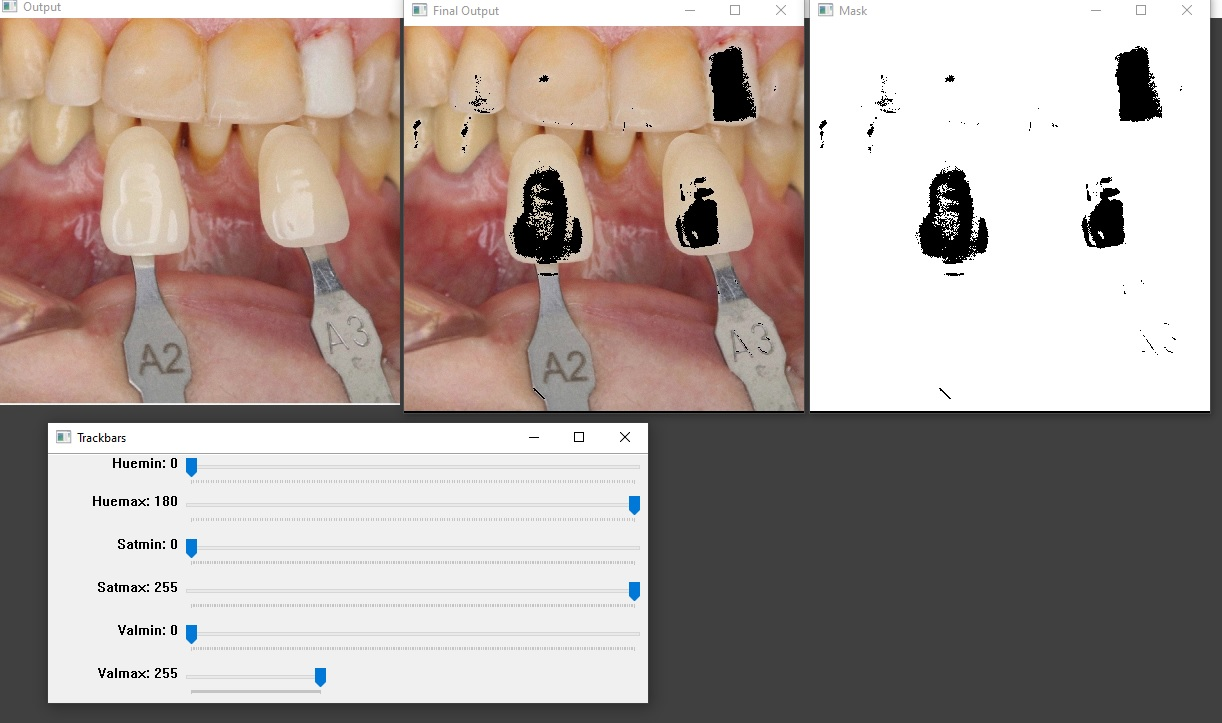
#> input picture IMG_20220209_132109_033.jpg, 1222 x 723 px; its folder holds only this picture in this run
$ python DCD.py
#> lines starting #> are read from the running program, lines starting #| are printed output that depends on the picture; after the words box and inside, x2 and y2 are one past the last pixel; in counts of white or black regions, pixels touching at a corner belong together
import cv2

import numpy as np

from tkinter import *

from tkinter import filedialog

root = Tk()

root.filename = filedialog.askopenfilename(title= 'Choose your image',filetypes=(('jpeg files','*.jpg'),('all files','*.*')))
#> the answer given: IMG_20220209_132109_033.jpg
#> further down, imag is the input picture: shape (723, 1222, 3); mean B, G, R 152.1, 157.9, 171.4

def nothing(x):

    pass

def ResizeWithAspectRatio(image,width=None, height=None, inter=cv2.INTER_AREA):

#> called with width = 550, inter = 3
    dim=None

    (h,w)= image.shape[:2]
#> h = 723; w = 1222

    if width is None and height is None:

        return image

    if width is None:

        r= height/float(h)

        dim=(int(w*r),height)

    else :

        r = width/float(w)
#> r = 0.45

        dim=(width,int(h*r))
#> dim = (550, 325)

    return cv2.resize(image,dim,interpolation=inter)

cv2.namedWindow("Trackbars")

cv2.resizeWindow('Trackbars',600,250)

cv2.createTrackbar('Huemin','Trackbars',0,180,nothing)

cv2.createTrackbar('Huemax','Trackbars',180,180,nothing)

cv2.createTrackbar('Satmin','Trackbars',0,255,nothing)

cv2.createTrackbar('Satmax','Trackbars',255,255,nothing)

cv2.createTrackbar('Valmin','Trackbars',0,255,nothing)

cv2.createTrackbar('Valmax','Trackbars',255,255,nothing)

while True:

    imag = cv2.imread(root.filename)

    image=ResizeWithAspectRatio(imag,width=550)

    hmin=cv2.getTrackbarPos('Huemin','Trackbars')

    hmax = cv2.getTrackbarPos('Huemax', 'Trackbars')

    smin = cv2.getTrackbarPos('Satmin', 'Trackbars')

    smax = cv2.getTrackbarPos('Satmax', 'Trackbars')

    vmin = cv2.getTrackbarPos('Valmin', 'Trackbars')

    vmax = cv2.getTrackbarPos('Valmax', 'Trackbars')

    print(hmin,hmax,smin,smax,vmin,vmax)

    lower=np.array([hmin,smin,vmin])

    upper = np.array([hmax,smax,vmax])

    mask = cv2.inRange(image,lower,upper)
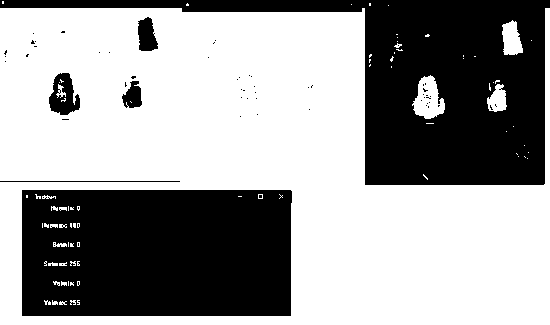
#> mask: shape (325, 550); 60.7% white; 63 black regions (57 under 20 px), largest, box (x1, y1, x2, y2) and area: (0, 0, 550, 185) 34968, (22, 190, 292, 316) 33286, (49, 73, 80, 115) 813, (138, 17, 158, 51) 507, (122, 81, 142, 108) 364, (0, 181, 180, 182) 180

    final_result = cv2.bitwise_and(image,image,mask=mask)
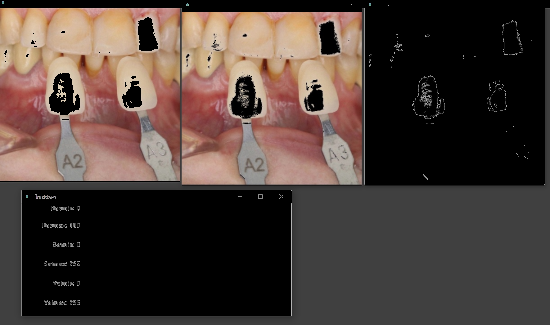
#> final_result: shape (325, 550, 3); mean B, G, R 56, 61.7, 75.2

    cv2.imshow("Final Output",final_result)

    cv2.imshow("Mask",mask)

    cv2.imshow('Output',image)

    cv2.waitKey(1)

$ run again, on IMG_20220209_132110_948.jpg
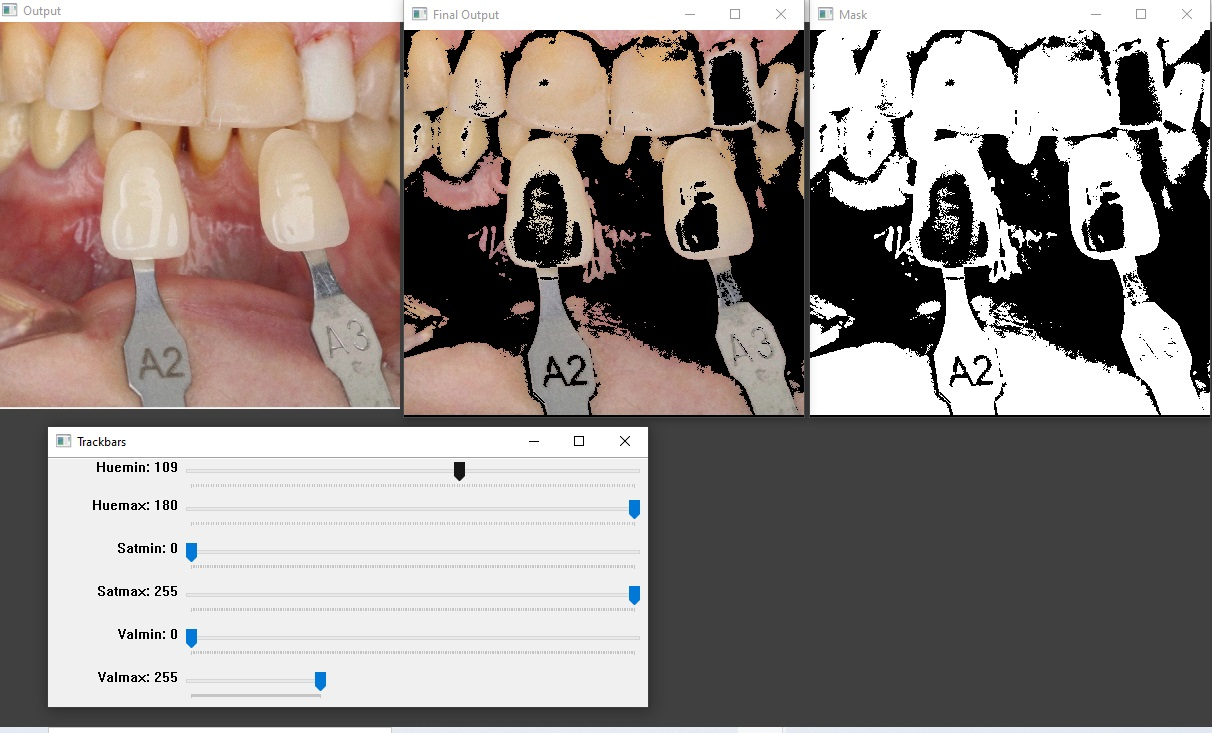
#> input picture IMG_20220209_132110_948.jpg, 1212 x 733 px
#> imag is the input picture: shape (733, 1212, 3); mean B, G, R 133, 137.8, 147.5
#> `mask = cv2.inRange(image,lower,upper)`:
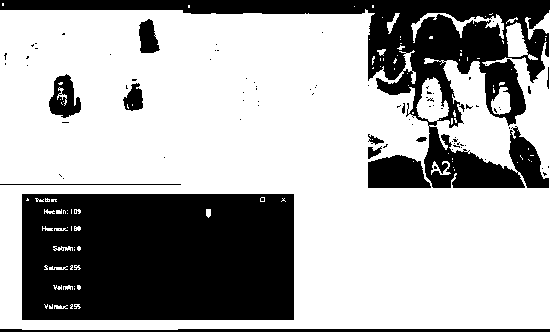
#> mask: shape (332, 550); 66.4% white; 91 black regions (78 under 20 px), largest, box (x1, y1, x2, y2) and area: (22, 194, 294, 320) 33601, (0, 0, 550, 188) 22096, (368, 155, 431, 188) 1672
#> `final_result = cv2.bitwise_and(image,image,mask=mask)`:
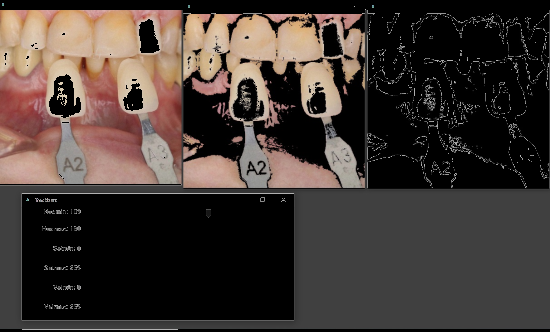
#> final_result: shape (332, 550, 3); mean B, G, R 51.8, 56.6, 66.3

$ run again, on IMG_20220209_132112_095.jpg
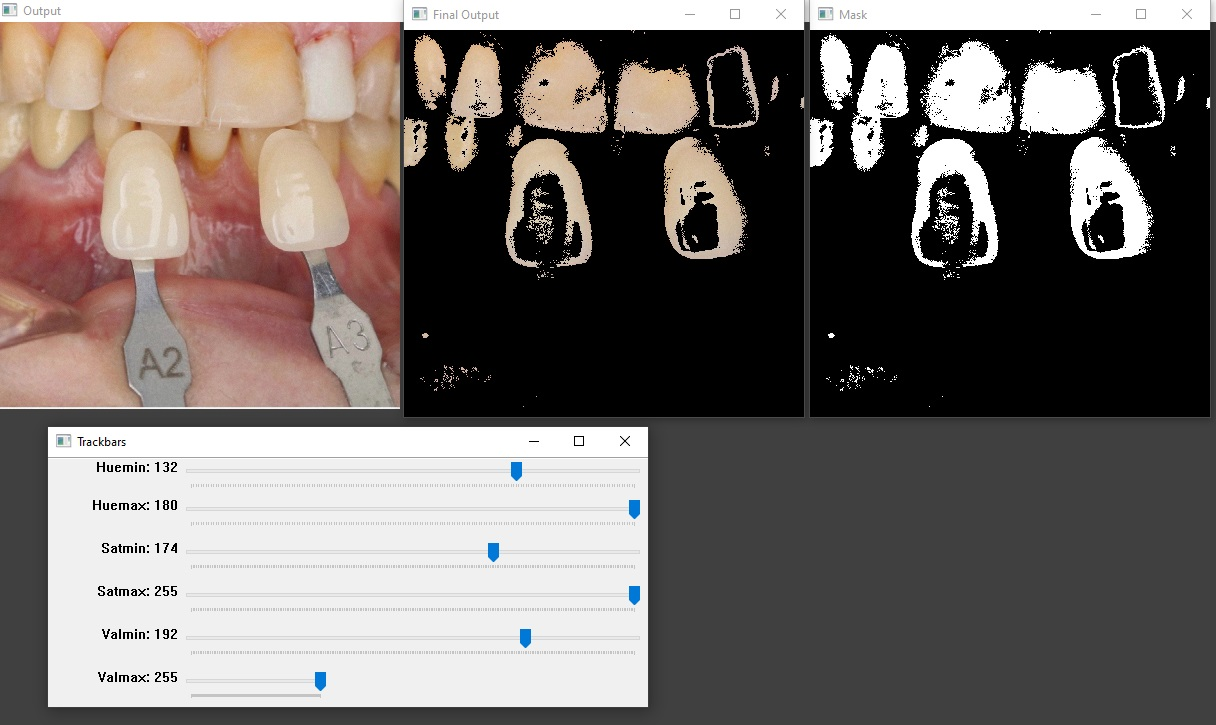
#> input picture IMG_20220209_132112_095.jpg, 1216 x 725 px
#> imag is the input picture: shape (725, 1216, 3); mean B, G, R 105.6, 109.3, 116.9
#> `mask = cv2.inRange(image,lower,upper)`:
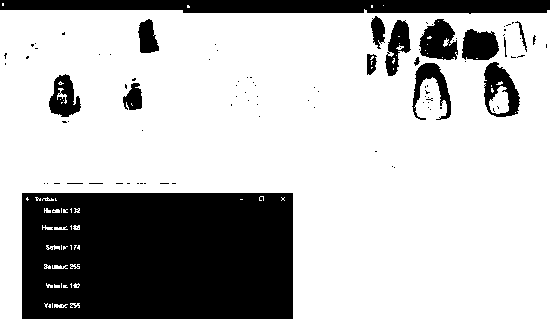
#> mask: shape (327, 550); 73.7% white; 99 black regions (84 under 20 px), largest, box (x1, y1, x2, y2) and area: (22, 193, 293, 319) 33497, (0, 0, 550, 14) 6563, (419, 19, 458, 60) 1096
#> `final_result = cv2.bitwise_and(image,image,mask=mask)`:
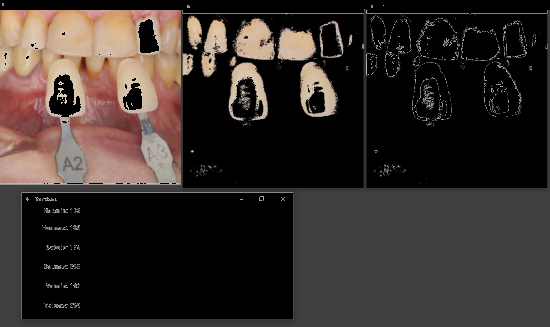
#> final_result: shape (327, 550, 3); mean B, G, R 42.6, 46.3, 53.9
